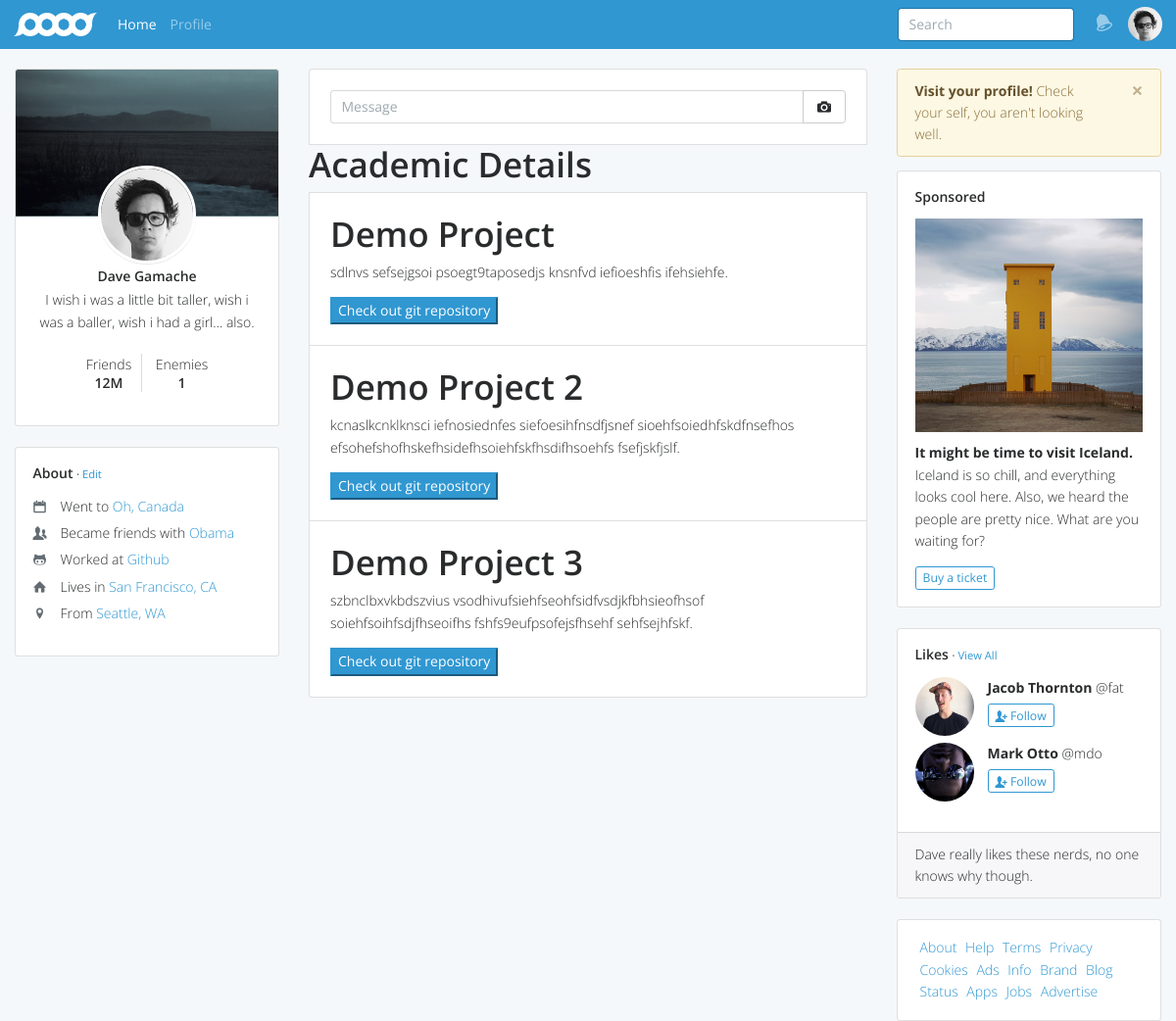
The app's page /projects with its own data.
### BaseApp/models.py (models this page shows, shortened)
class Project(models.Model):
	project_name = models.CharField(max_length=50)
	project_desc = models.TextField()
	github_link = models.CharField(max_length=250,null=True,blank=True)
	demo_file = models.FileField(upload_to='demos',null=True,blank=True)
	live_url = models.CharField(max_length=250,blank=True)

### BaseApp/views.py (the view)
# urls.py: path('projects',views.ProjectView,name='projects')
def ProjectView(request, *args):
	projects = Project.objects.all()
	return render(request,'Projects.html',context={"projects":projects})

### templates/Projects.html
{% extends "index.html" %}
{% block content %}
{% for project in projects %}
        <li class = "media list-group-item p-4">
          <h1>{{ project.project_name }}</h1>
          <p>{{ project.project_desc }}</p>
          <button class="btn-primary" onclick="location.href = '{{ project.github_link }}';">Check out git repository</button>
        </li>
        {% endfor %}
{% endblock %}

### templates/index.html (style rules this page uses)
body { width: 1px; min-width: 100%; *width: 100%; }

### records on screen
Project: project_name "Demo Project", project_desc "sdlnvs sefsejgsoi psoegt9taposedjs knsnfvd iefioeshfis ifehsiehfe."
Project: project_name "Demo Project 2", project_desc "kcnaslkcnklknsci iefnosiednfes siefoesihfnsdfjsnef sioehfsoiedhfskdfnsefhos efsohefshofhskefhsidefhsoiehfskfhsdifhsoehfs fsefjskfjslf."
Project: project_name "Demo Project 3", project_desc "szbnclbxvkbdszvius vsodhivufsiehfseohfsidfvsdjkfbhsieofhsof soiehfsoihfsdjfhseoifhs fshfs9eufpsofejsfhsehf sehfsejhfskf."
